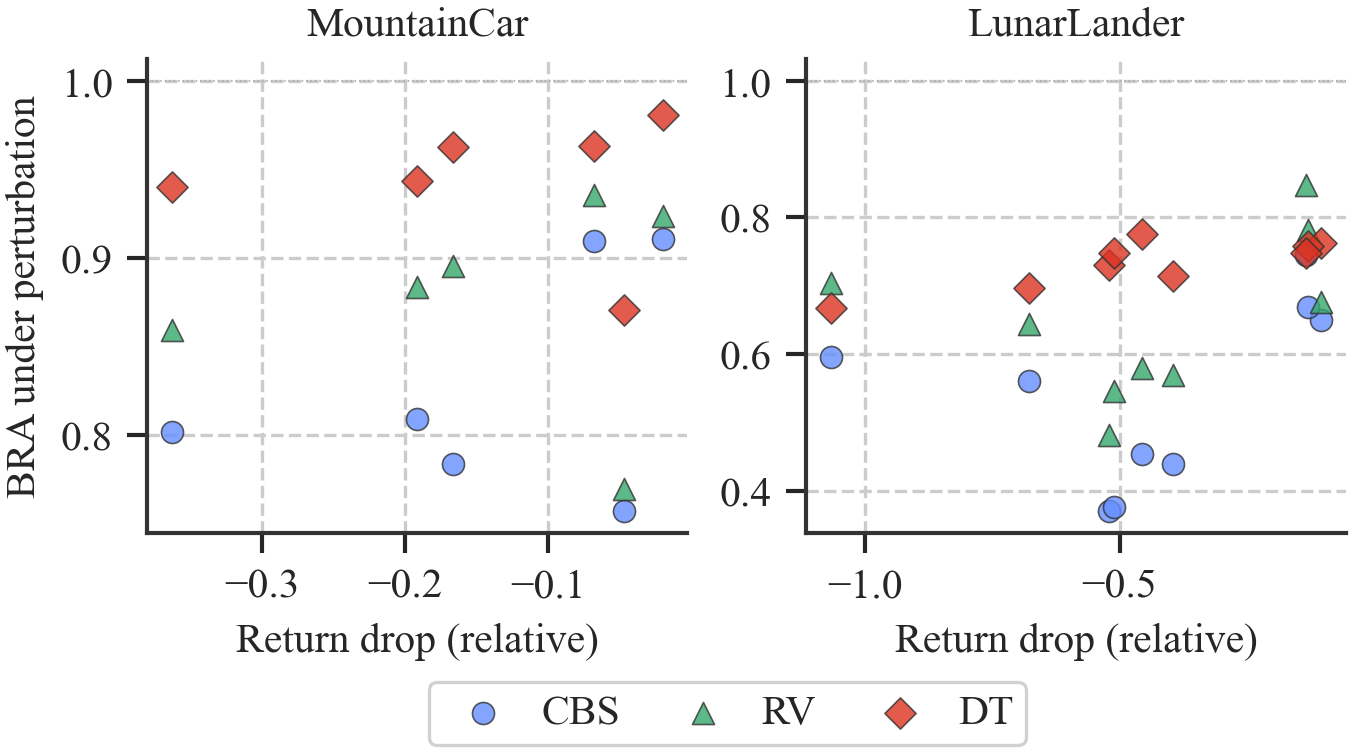

Recreate this plot in Python.
#!/usr/bin/env python
"""Environment perturbation: return drop vs agreement degradation.

Scatter plot showing correlation between policy performance degradation
under environment changes and explanation stability.
"""
import sys, os
sys.path.insert(0, os.path.dirname(os.path.dirname(os.path.abspath(__file__))))

import numpy as np
from figures._style import (apply_style, savefig, load_results,
                             ENV_TAGS, ENV_SHORT, COLORS, MARKERS, COL2)
import matplotlib.pyplot as plt

ENVS_EP = ["MountainCar-v0", "LunarLander-v3"]
METHODS = [("cbs", "CBS"), ("b3_vote", "RV"), ("dt", "DT")]


def main():
    apply_style()
    fig, axes = plt.subplots(1, 2, figsize=(COL2 * 0.72, COL2 * 0.35))

    for col, env in enumerate(ENVS_EP):
        ax = axes[col]
        data = load_results(ENV_TAGS[env], "env_perturbation_results.json")
        if data is None:
            ax.text(0.5, 0.5, "No data", transform=ax.transAxes, ha="center")
            ax.set_title(ENV_SHORT[env])
            continue

        clean = data.get("clean_baseline", {})
        clean_ret = clean.get("policy_return", {}).get("mean_return", 0)
        perturbations = data.get("perturbations", {})

        for mk, label in METHODS:
            rets, bras = [], []
            for pk, pv in perturbations.items():
                md = pv.get(mk, {})
                ret_info = pv.get("policy_return", {})
                ret_delta = ret_info.get("relative_drop", 0)
                bra = md.get("mean_BRA")
                if bra is not None:
                    rets.append(-ret_delta)   # negative = worse
                    bras.append(bra)

            if rets:
                c, m = COLORS[label], MARKERS[label]
                ax.scatter(rets, bras, c=c, marker=m, s=28, alpha=0.8,
                           edgecolors="#333333", linewidths=0.4, label=label)

        ax.axhline(1.0, ls=":", color="#aaa", lw=0.4)
        ax.set_title(ENV_SHORT[env])
        ax.set_xlabel("Return drop (relative)")
        if col == 0:
            ax.set_ylabel("BRA under perturbation")

    handles, labels = {}, []
    for ax in axes:
        for h, l in zip(*ax.get_legend_handles_labels()):
            if l not in handles:
                handles[l] = h
                labels.append(l)
    if handles:
        fig.legend(handles.values(), labels, loc="lower center",
                   ncol=len(labels), bbox_to_anchor=(0.5, -0.06))
    fig.subplots_adjust(wspace=0.22, bottom=0.25)
    savefig(fig, "fig_env_perturbation")


if __name__ == "__main__":
    main()
